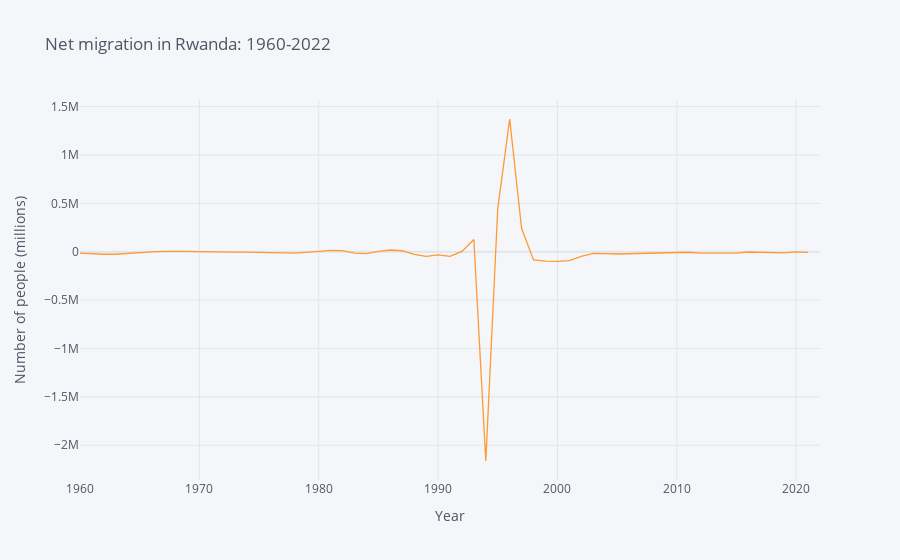

The notebook cell saved with this chart:
### Markdown cell above
#### Net Migration in Rwanda <a name="net-migration-in-rwanda"></a>

### Code cell
# Net migration (number of people migrating into the country - number of people migrating out).

# One variable: Net migration
variable_labels = {"SM.POP.NETM": "Net migration"}

# Set country to Rwanda
Rwanda = {"RWA":"Rwanda"}

# Get dataframe
rwanda_migration = wbdata.get_dataframe(variable_labels, country = Rwanda).squeeze()

# Date index is of type string; change to integers
rwanda_migration.index = rwanda_migration.index.astype(int)

# Print graph from 1960-2022
rwanda_migration.iplot(title="Net migration in Rwanda: 1960-2021",xTitle='Year',yTitle='Number of people (millions)')

### Figure 1 — Plotly figure (JSON) as saved in the notebook; plotly's stock layout.template omitted (floating-point values rounded to 4 significant figures)
{"data": [{"line": {"color": "rgba(255, 153, 51, 1.0)", "dash": "solid", "shape": "linear", "width": 1.3}, "mode": "lines", "name": "Net migration", "text": "", "type": "scatter", "x": [2022, 2021, 2020, 2019, 2018, 2017, 2016, 2015, 2014, 2013, 2012, 2011, 2010, 2009, 2008, 2007, 2006, 2005, 2004, 2003, 2002, 2001, 2000, 1999, 1998, 1997, 1996, 1995, 1994, 1993, 1992, 1991, 1990, 1989, 1988, 1987, 1986, 1985, 1984, 1983, 1982, 1981, 1980, 1979, 1978, 1977, 1976, 1975, 1974, 1973, 1972, 1971, 1970, 1969, 1968, 1967, 1966, 1965, 1964, 1963, 1962, 1961, 1960], "y": ["", -6112, -1579, -11823, -10794, -5169, -2605, -14477, -15027, -15833, -14824, -5358, -8394, -15121, -16880, -17724, -20195, -23051, -18936, -17399, -47989, -91955, -99860, -97819, -84051, 239690, 1372202, 443316, -2162873, 126168, 3454, -48085, -31720, -46816, -26673, 10619, 17982, 4017, -18739, -14660, 12606, 14235, 4634, -3474, -13849, -11093, -7034, -4792, -4531, -3860, -4148, -4213, 1156, 2984, 4722, 4652, -1943, -9788, -19490, -25565, -25631, -20540, -13204]}], "layout": {"autosize": true, "legend": {"bgcolor": "#F5F6F9", "font": {"color": "#4D5663"}}, "paper_bgcolor": "#F5F6F9", "plot_bgcolor": "#F5F6F9", "title": {"font": {"color": "#4D5663"}, "text": "Net migration in Rwanda: 1960-2022"}, "xaxis": {"autorange": true, "gridcolor": "#E1E5ED", "range": [1960, 2022], "showgrid": true, "tickfont": {"color": "#4D5663"}, "title": {"font": {"color": "#4D5663"}, "text": "Year"}, "type": "linear", "zerolinecolor": "#E1E5ED"}, "yaxis": {"autorange": true, "gridcolor": "#E1E5ED", "range": [-2359000.0, 1569000.0], "showgrid": true, "tickfont": {"color": "#4D5663"}, "title": {"font": {"color": "#4D5663"}, "text": "Number of people (millions)"}, "type": "linear", "zerolinecolor": "#E1E5ED"}}}
